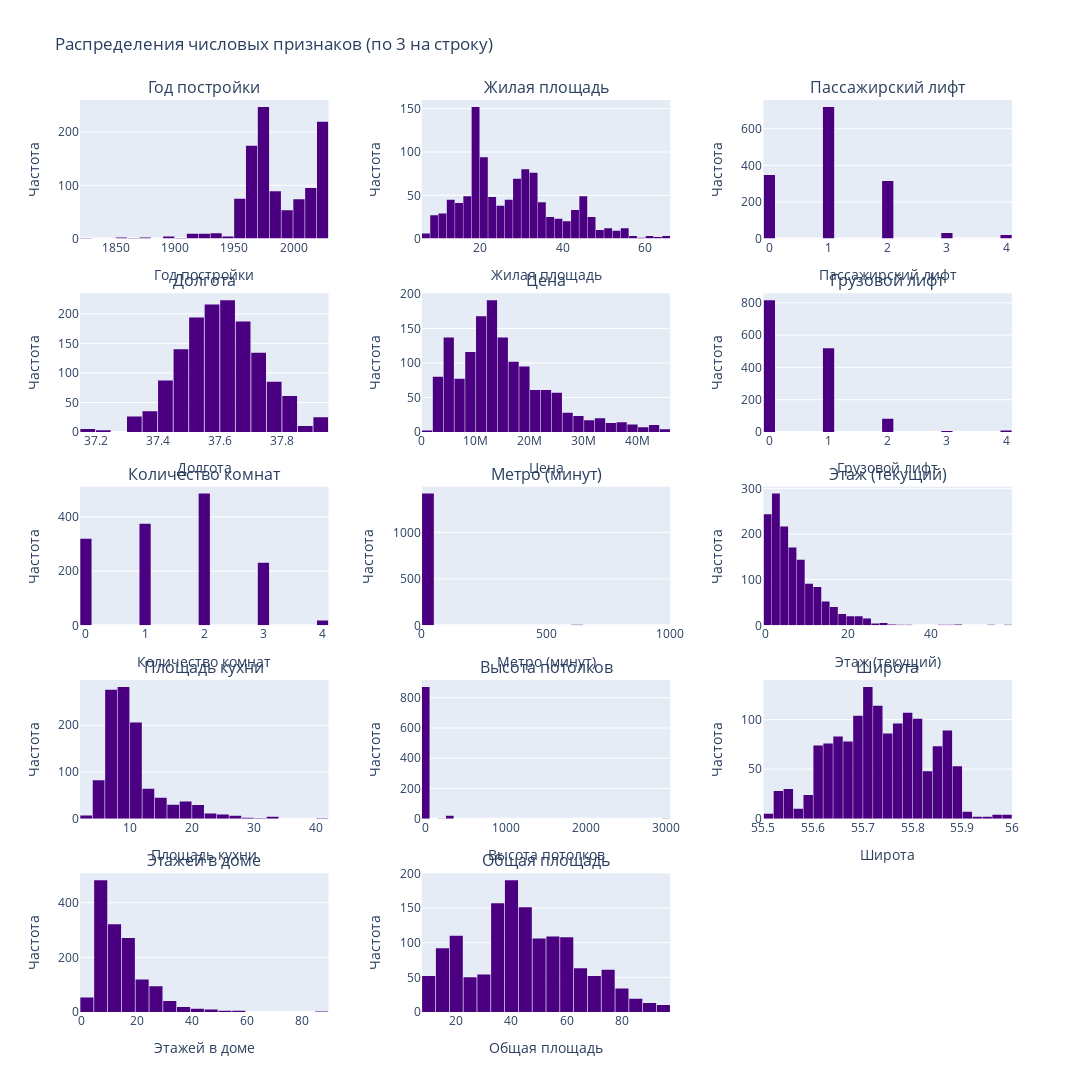

Notebook code for this chart:
### Code cell
def plot_feature_distributions(df, features, bins=30, cols_per_row=3):
    n_features = len(features)
    n_cols = cols_per_row
    n_rows = (n_features + n_cols - 1) // n_cols

    fig = make_subplots(
        rows=n_rows,
        cols=n_cols,
        subplot_titles=[f"{col}" for col in features],
        horizontal_spacing=0.1,
        vertical_spacing=0.06
    )

    for i, col in enumerate(features):
        row = i // n_cols + 1
        col_pos = i % n_cols + 1

        fig.add_trace(
            go.Histogram(
                x=df[col].dropna(),
                nbinsx=bins,
                marker_color='indigo',
                showlegend=False,
                name=col
            ),
            row=row,
            col=col_pos
        )

        fig.update_xaxes(title_text=col, row=row, col=col_pos)
        fig.update_yaxes(title_text="Частота", row=row, col=col_pos)

    fig.update_layout(
        title="Распределения числовых признаков (по 3 на строку)",
        height= 350 * n_rows,
        width=1100,
        bargap=0.05
    )

    fig.show()

plot_feature_distributions(df, df.select_dtypes(include='number').columns)

### Figure 1 — Plotly figure (JSON) as saved in the notebook; plotly's stock layout.template omitted (floating-point values rounded to 4 significant figures; data arrays with more than 128 entries replaced by an {"elided": "..."} marker saying what was removed)
{"data": [{"marker": {"color": "indigo"}, "name": "Год постройки", "nbinsx": 30, "showlegend": false, "type": "histogram", "x": {"elided": "1069 int values"}, "xaxis": "x", "yaxis": "y"}, {"marker": {"color": "indigo"}, "name": "Жилая площадь", "nbinsx": 30, "showlegend": false, "type": "histogram", "x": {"elided": "1071 float values"}, "xaxis": "x2", "yaxis": "y2"}, {"marker": {"color": "indigo"}, "name": "Пассажирский лифт", "nbinsx": 30, "showlegend": false, "type": "histogram", "x": {"elided": "1431 int values"}, "xaxis": "x3", "yaxis": "y3"}, {"marker": {"color": "indigo"}, "name": "Долгота", "nbinsx": 30, "showlegend": false, "type": "histogram", "x": {"elided": "1431 float values"}, "xaxis": "x4", "yaxis": "y4"}, {"marker": {"color": "indigo"}, "name": "Цена", "nbinsx": 30, "showlegend": false, "type": "histogram", "x": {"elided": "1431 int values"}, "xaxis": "x5", "yaxis": "y5"}, {"marker": {"color": "indigo"}, "name": "Грузовой лифт", "nbinsx": 30, "showlegend": false, "type": "histogram", "x": {"elided": "1431 int values"}, "xaxis": "x6", "yaxis": "y6"}, {"marker": {"color": "indigo"}, "name": "Количество комнат", "nbinsx": 30, "showlegend": false, "type": "histogram", "x": {"elided": "1429 int values"}, "xaxis": "x7", "yaxis": "y7"}, {"marker": {"color": "indigo"}, "name": "Метро (минут)", "nbinsx": 30, "showlegend": false, "type": "histogram", "x": {"elided": "1424 float values"}, "xaxis": "x8", "yaxis": "y8"}, {"marker": {"color": "indigo"}, "name": "Этаж (текущий)", "nbinsx": 30, "showlegend": false, "type": "histogram", "x": {"elided": "1431 int values"}, "xaxis": "x9", "yaxis": "y9"}, {"marker": {"color": "indigo"}, "name": "Площадь кухни", "nbinsx": 30, "showlegend": false, "type": "histogram", "x": {"elided": "1092 float values"}, "xaxis": "x10", "yaxis": "y10"}, {"marker": {"color": "indigo"}, "name": "Высота потолков", "nbinsx": 30, "showlegend": false, "type": "histogram", "x": {"elided": "892 float values"}, "xaxis": "x11", "yaxis": "y11"}, {"marker": {"color": "indigo"}, "name": "Широта", "nbinsx": 30, "showlegend": false, "type": "histogram", "x": {"elided": "1431 float values"}, "xaxis": "x12", "yaxis": "y12"}, {"marker": {"color": "indigo"}, "name": "Этажей в доме", "nbinsx": 30, "showlegend": false, "type": "histogram", "x": {"elided": "1431 int values"}, "xaxis": "x13", "yaxis": "y13"}, {"marker": {"color": "indigo"}, "name": "Общая площадь", "nbinsx": 30, "showlegend": false, "type": "histogram", "x": {"elided": "1431 float values"}, "xaxis": "x14", "yaxis": "y14"}], "layout": {"annotations": [{"font": {"size": 16}, "showarrow": false, "text": "Год постройки", "x": 0.1333, "xanchor": "center", "xref": "paper", "y": 1, "yanchor": "bottom", "yref": "paper"}, {"font": {"size": 16}, "showarrow": false, "text": "Жилая площадь", "x": 0.5, "xanchor": "center", "xref": "paper", "y": 1, "yanchor": "bottom", "yref": "paper"}, {"font": {"size": 16}, "showarrow": false, "text": "Пассажирский лифт", "x": 0.8667, "xanchor": "center", "xref": "paper", "y": 1, "yanchor": "bottom", "yref": "paper"}, {"font": {"size": 16}, "showarrow": false, "text": "Долгота", "x": 0.1333, "xanchor": "center", "xref": "paper", "y": 0.788, "yanchor": "bottom", "yref": "paper"}, {"font": {"size": 16}, "showarrow": false, "text": "Цена", "x": 0.5, "xanchor": "center", "xref": "paper", "y": 0.788, "yanchor": "bottom", "yref": "paper"}, {"font": {"size": 16}, "showarrow": false, "text": "Грузовой лифт", "x": 0.8667, "xanchor": "center", "xref": "paper", "y": 0.788, "yanchor": "bottom", "yref": "paper"}, {"font": {"size": 16}, "showarrow": false, "text": "Количество комнат", "x": 0.1333, "xanchor": "center", "xref": "paper", "y": 0.576, "yanchor": "bottom", "yref": "paper"}, {"font": {"size": 16}, "showarrow": false, "text": "Метро (минут)", "x": 0.5, "xanchor": "center", "xref": "paper", "y": 0.576, "yanchor": "bottom", "yref": "paper"}, {"font": {"size": 16}, "showarrow": false, "text": "Этаж (текущий)", "x": 0.8667, "xanchor": "center", "xref": "paper", "y": 0.576, "yanchor": "bottom", "yref": "paper"}, {"font": {"size": 16}, "showarrow": false, "text": "Площадь кухни", "x": 0.1333, "xanchor": "center", "xref": "paper", "y": 0.364, "yanchor": "bottom", "yref": "paper"}, {"font": {"size": 16}, "showarrow": false, "text": "Высота потолков", "x": 0.5, "xanchor": "center", "xref": "paper", "y": 0.364, "yanchor": "bottom", "yref": "paper"}, {"font": {"size": 16}, "showarrow": false, "text": "Широта", "x": 0.8667, "xanchor": "center", "xref": "paper", "y": 0.364, "yanchor": "bottom", "yref": "paper"}, {"font": {"size": 16}, "showarrow": false, "text": "Этажей в доме", "x": 0.1333, "xanchor": "center", "xref": "paper", "y": 0.152, "yanchor": "bottom", "yref": "paper"}, {"font": {"size": 16}, "showarrow": false, "text": "Общая площадь", "x": 0.5, "xanchor": "center", "xref": "paper", "y": 0.152, "yanchor": "bottom", "yref": "paper"}], "bargap": 0.05, "height": 1750, "title": {"text": "Распределения числовых признаков (по 3 на строку)"}, "width": 1100, "xaxis": {"anchor": "y", "domain": [0, 0.2667], "title": {"text": "Год постройки"}}, "xaxis10": {"anchor": "y10", "domain": [0, 0.2667], "title": {"text": "Площадь кухни"}}, "xaxis11": {"anchor": "y11", "domain": [0.3667, 0.6333], "title": {"text": "Высота потолков"}}, "xaxis12": {"anchor": "y12", "domain": [0.7333, 1], "title": {"text": "Широта"}}, "xaxis13": {"anchor": "y13", "domain": [0, 0.2667], "title": {"text": "Этажей в доме"}}, "xaxis14": {"anchor": "y14", "domain": [0.3667, 0.6333], "title": {"text": "Общая площадь"}}, "xaxis15": {"anchor": "y15", "domain": [0.7333, 1]}, "xaxis2": {"anchor": "y2", "domain": [0.3667, 0.6333], "title": {"text": "Жилая площадь"}}, "xaxis3": {"anchor": "y3", "domain": [0.7333, 1], "title": {"text": "Пассажирский лифт"}}, "xaxis4": {"anchor": "y4", "domain": [0, 0.2667], "title": {"text": "Долгота"}}, "xaxis5": {"anchor": "y5", "domain": [0.3667, 0.6333], "title": {"text": "Цена"}}, "xaxis6": {"anchor": "y6", "domain": [0.7333, 1], "title": {"text": "Грузовой лифт"}}, "xaxis7": {"anchor": "y7", "domain": [0, 0.2667], "title": {"text": "Количество комнат"}}, "xaxis8": {"anchor": "y8", "domain": [0.3667, 0.6333], "title": {"text": "Метро (минут)"}}, "xaxis9": {"anchor": "y9", "domain": [0.7333, 1], "title": {"text": "Этаж (текущий)"}}, "yaxis": {"anchor": "x", "domain": [0.848, 1], "title": {"text": "Частота"}}, "yaxis10": {"anchor": "x10", "domain": [0.212, 0.364], "title": {"text": "Частота"}}, "yaxis11": {"anchor": "x11", "domain": [0.212, 0.364], "title": {"text": "Частота"}}, "yaxis12": {"anchor": "x12", "domain": [0.212, 0.364], "title": {"text": "Частота"}}, "yaxis13": {"anchor": "x13", "domain": [0, 0.152], "title": {"text": "Частота"}}, "yaxis14": {"anchor": "x14", "domain": [0, 0.152], "title": {"text": "Частота"}}, "yaxis15": {"anchor": "x15", "domain": [0, 0.152]}, "yaxis2": {"anchor": "x2", "domain": [0.848, 1], "title": {"text": "Частота"}}, "yaxis3": {"anchor": "x3", "domain": [0.848, 1], "title": {"text": "Частота"}}, "yaxis4": {"anchor": "x4", "domain": [0.636, 0.788], "title": {"text": "Частота"}}, "yaxis5": {"anchor": "x5", "domain": [0.636, 0.788], "title": {"text": "Частота"}}, "yaxis6": {"anchor": "x6", "domain": [0.636, 0.788], "title": {"text": "Частота"}}, "yaxis7": {"anchor": "x7", "domain": [0.424, 0.576], "title": {"text": "Частота"}}, "yaxis8": {"anchor": "x8", "domain": [0.424, 0.576], "title": {"text": "Частота"}}, "yaxis9": {"anchor": "x9", "domain": [0.424, 0.576], "title": {"text": "Частота"}}}}
